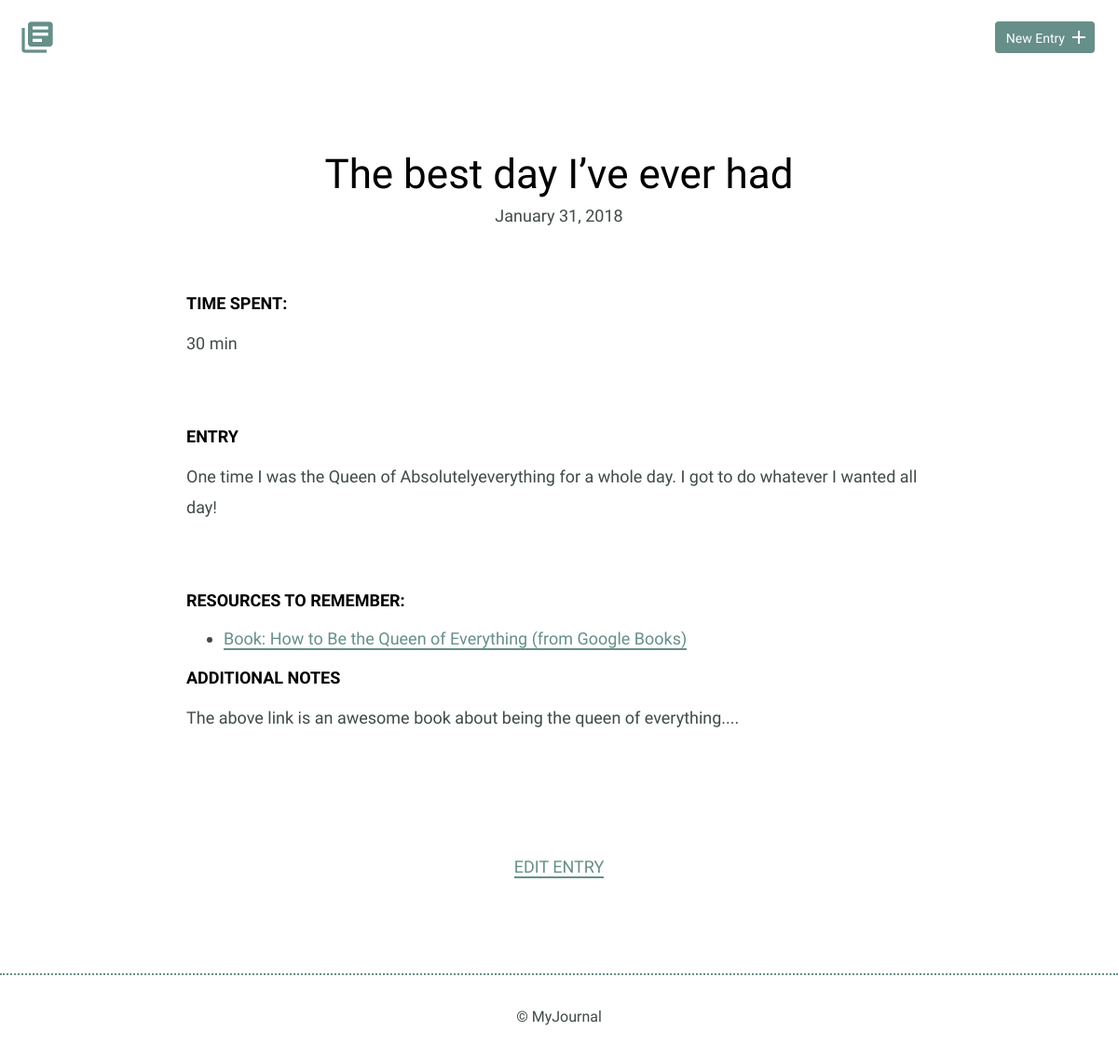
Page /detail.php?q=1 on the committed database.
### tables this page shows
CREATE TABLE "journal" (
	`journal_id`	INTEGER,
	`title`	TEXT,
	`date`	TEXT,
	`time_spent`	INTEGER,
	`entry`	TEXT,
	PRIMARY KEY(`journal_id`)
);

### inc/functions.php (called while the page is built, shortened)
<?php
try {
      $sql = "SELECT * FROM journal";
      $results = $db->prepare($sql);
      $results->execute();
      $journals =  $results->fetchAll(PDO::FETCH_ASSOC);
      }  catch (Exception $e) {
    echo "Bad request from query 1: " . $e->getMessage();
    exit;
}
try {  $sql2 = "SELECT link_id, link_name, link_address, notes, resources.journal_id
   FROM resources JOIN journal ON journal.journal_id = resources.journal_id";
  $getResources = $db->prepare($sql2);
  $getResources->execute();
  $resources = $getResources->fetchAll(PDO::FETCH_ASSOC);
} catch (Exception $e) {
      echo "Bad request from query 2: " . $e->getMessage();
      exit;
}

### detail.php (the view)
<?php
require('inc/connection.php');
include('inc/functions.php');
include('inc/header.php');
$entry_id = filter_input(INPUT_GET, 'q', FILTER_SANITIZE_NUMBER_INT);
$entry_id--;
?>
        <section>
            <div class="container">
                <div class="entry-list single">
                    <article>
                        <?php
                        echo "<h1>" .$journals[$entry_id]['title'] . "</h1>";
                        $getdate = $journals[$entry_id]['date'];
                        $date = date("F d, Y", strtotime($getdate));
                        echo '<time datetime="' .$getdate .'">';
                        echo $date;
                        echo"</time>";
                        ?>
                        <div class="entry">
                            <h3>Time Spent: </h3>
                            <p><?php echo $journals[$entry_id]['time_spent']; ?></p>
                        </div>
                        <div class="entry">
                            <h3>Entry</h3>
                              <?php echo "<p>" .$journals[$entry_id]['entry'] . "</p>";?>
                        </div>
                        <div class="entry">
                            <h3>Resources to Remember:</h3>
                                <?php
                                foreach($resources as $resource) {
                                  if ($resource['journal_id'] == $journals[$entry_id]['journal_id']) {
                                    echo '<ul><li><a href="'
                                      . $resource['link_address']
                                      .'">'
                                      . $resource['link_name']
                                      . '</a></li></ul>';
                                      echo "<h3> Additional Notes </h3>";
                                      echo '<p>' .$resource['notes'] . '</p>';
                                  }
                                    }
                                 ?>
                                  </div>
                    </article>
                </div>
            </div>
            <div class="edit">
                  <p>
                  <?php
                  $project_id = $journals[$entry_id]['journal_id'];
                  echo '<a href="edit.php?q='
                        . $project_id
                        . '">Edit Entry</a></p>';
                        ?>
            </div>
        </section>
        <?php include('inc/footer.php'); ?>
    </body>
</html>

### css/site.css (style rules this page uses)
body { font-size: 16px; color: #404a49; font-family: 'Cousine', serif; font-weight: 400; }
.container { margin: 0 auto; padding: 0 25px; }
h1, h2, h3 { margin: 0; font-weight: 400; line-height: 1em; color: #000; }
h1 { font-size: 44px; margin-bottom: 12px; }
h3 { font-size: 18px; font-family: 'Work Sans', serif; font-weight: 600; text-transform: uppercase; }
p { line-height: 1.8em; font-size: 18px; }
p a { border-bottom: 2px solid #678f89; padding: 0; color: #678f89; text-decoration: none; }
ul li { line-height: 1.8em; font-size: 18px; }
ul li a { border-bottom: 2px solid #678f89; line-height: 1.8em; color: #678f89; text-decoration: none; }
.entry-list, .edit-entry, .new-entry { max-width: 800px; margin: 0 auto; padding: 70px 0 150px 0; }
.entry-list article { margin-bottom: 70px; text-align: center; }
.entry-list article:last-child { margin-bottom: 0; }
.entry-list.single { padding-bottom: 70px; }
.entry-list.single time { font-size: 18px; }
.entry { max-width: 800px; margin: 75px auto 0 auto; text-align: left; }
.entry p { margin-bottom: 40px; }
.edit { padding-bottom: 80px; text-align: center; margin: 0 auto; }
.edit a { font-weight: 400; text-transform: uppercase; font-size: 18px; }

### rows in the picture
journal: title "The best day I’ve ever had", date "January 31, 2018", time_spent "30 min", entry "One time I was the Queen of Absolutelyeverything for a whole day. I got to do whatever I wanted all day!"

### other values in the picture
$resource['link_name'] "Book: How to Be the Queen of Everything (from Google Books)"
$resource['notes'] "The above link is an awesome book about being the queen of everything...."
